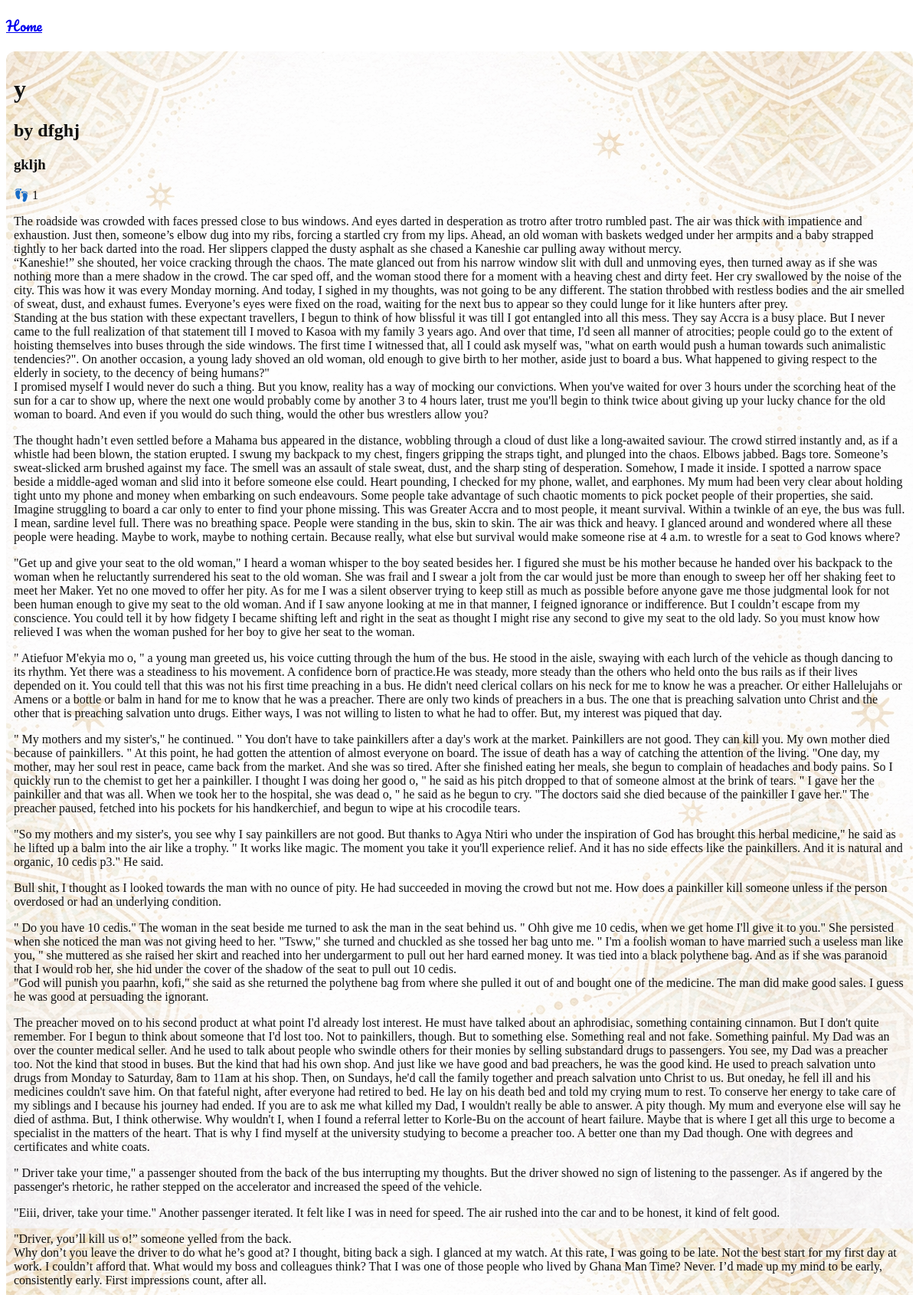
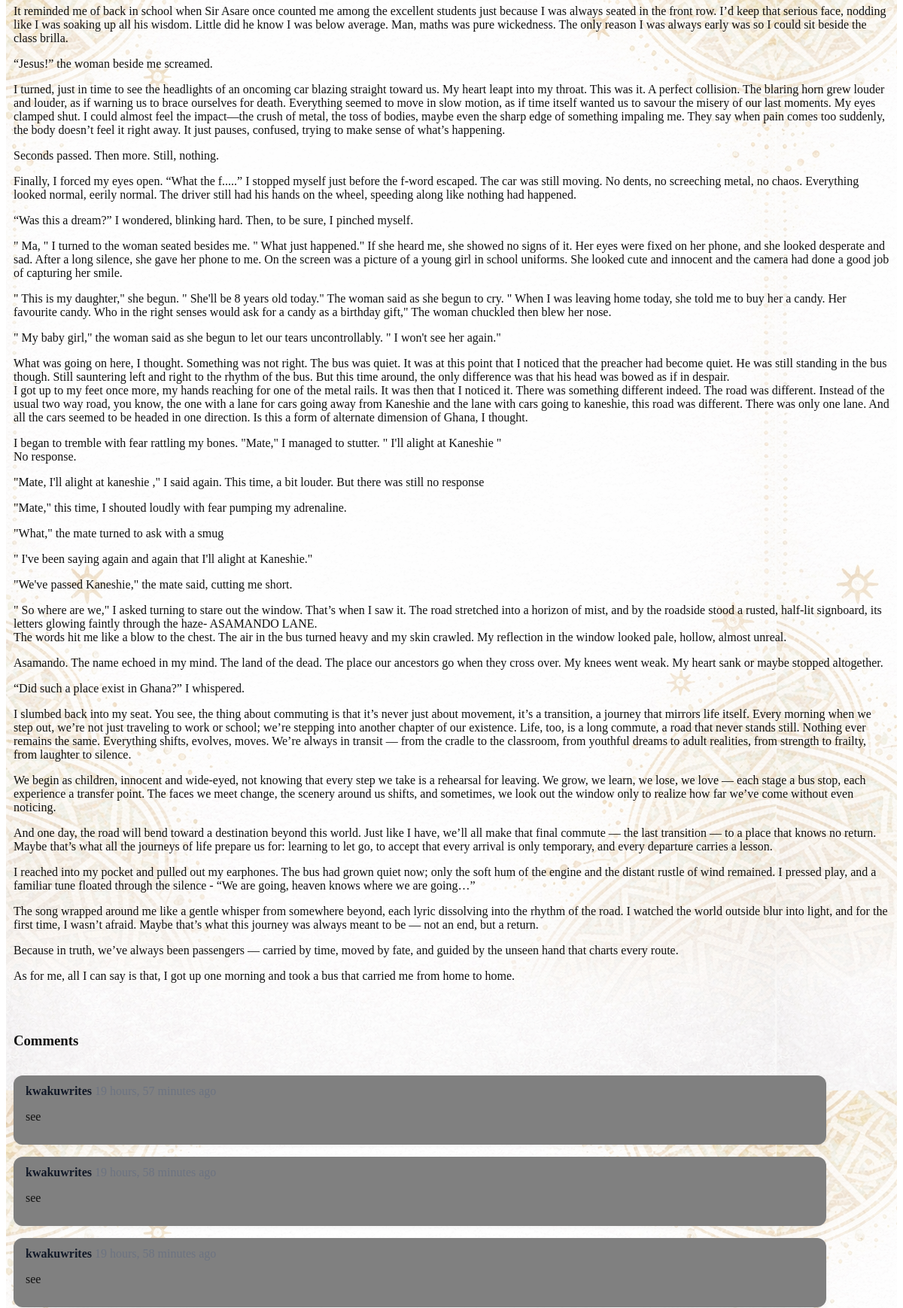
The page /books/y/read/1/screenpad/read_entry/ (upper part) on the database its author committed (2 pictures, top to bottom).
### screenpad/models.py (models this page shows, shortened)
class Book(models.Model):
    title = models.CharField(max_length=200)
    author = models.CharField(max_length=100)
    slug = models.SlugField(unique=True, blank=True)
    genre = models.ForeignKey(Genre, related_name="books", on_delete=models.CASCADE, null=True)
    published_date = models.DateField(auto_now_add=True)
    book_description = models.TextField()
    owner = models.ForeignKey(settings.AUTH_USER_MODEL, related_name='books', on_delete=models.CASCADE)
    slug = models.SlugField(unique=True)
    cover_image = models.ImageField( upload_to='book_covers/', default='book_covers/default_cover.png', blank=True, null=True)

class Entry(models.Model):
    book = models.ForeignKey('Book', related_name='entries', on_delete=models.CASCADE)
    title = models.CharField(max_length=200)
    content = models.TextField()
    created_at = models.DateTimeField(auto_now_add=True)
    order = models.PositiveIntegerField(editable=False)
    is_published = models.BooleanField(default=False)
    footprints = models.PositiveIntegerField(default=0)
    entry_id = models.AutoField(primary_key=True)
    visitors  = models.ManyToManyField(settings.AUTH_USER_MODEL, blank=True, related_name = 'visited_entries')
    class Meta:
        ordering = ['order']

class Comment(models.Model):
    entry = models.ForeignKey(Entry, on_delete=models.CASCADE, related_name='comments')
    user = models.ForeignKey(settings.AUTH_USER_MODEL, on_delete=models.CASCADE)
    content = models.TextField()
    created_at = models.DateTimeField(auto_now_add=True)
    class Meta:
        ordering =['-created_at']

### screenpad/views.py (the view)
# urls.py: path("books/<slug:book_slug>/read/<int:order>/", views.read_entry, name="read_entry"),
def read_entry(request, book_slug, order):
    book = get_object_or_404(Book, slug=book_slug)
    entry = get_object_or_404(book.entries.all(), order=order )
    if request.user.is_authenticated and request.user not in entry.visitors.all():
        entry.visitors.add(request.user)
        entry.footprints = entry.visitors.count()
        entry.save()
    book_slug = book.slug
    like_count = entry.likes.count()
    comments = entry.comments.all()
    if request.method == "POST":
        if request.user.is_authenticated:
            form = CommentForm(request.POST)
            if form.is_valid():
                comment = form.save(commit=False)
                comment.entry = entry
                comment.user = request.user
                comment.save()
            redirect('read_entry.html', slug=book_slug, order=entry.order)
        else:
            return redirect('login')
    else:
        form = CommentForm(prefix='comment')
    return render(request, 'screenpad/read_entry.html', {'book': book, 'entry': entry , 'comments': comments, 'form': form, 'book_slug': book_slug , 'like_count': like_count})

### screenpad/templates/screenpad/read_entry.html (shortened to what this page needs)
{% extends "screenpad/base.html" %}
{% block content %}
<div class="read-content">
    <h1>{{ book.title }}</h1>
    <h2>by {{ book.author }}</h2>
    <h3>{{ entry.title }}</h3>
    {% include 'screenpad/engagement_bar.html' with entry=entry book_slug=book.slug footprints=entry.footprints likes_count=likes_count reader_view=True %}
    <p>{{ entry.content| linebreaks }}</p>
    <section class="comments-section">
        <h3>Comments</h3>
        {% for comment in comments %}
            <div class="comment-bubble">
                <div class="comment-header">
                    <span class="comment-user">{{comment.user.username}}</span>
                    <span class="comment-time">
                    </span>
                </div>
                <div class="comment-body">
                    <p>{{ comment.content| linebreaksbr }}</p>
                </div>
            </div>
        {% endfor %}
    </section>
</div>
{% endblock %}

### screenpad/static/css/style.css (style rules this page uses)
body { background-image: url(../images/background.jpg) ; }
.read-content { color: #111; font-weight: 500; }
.comments-section { margin-top: 3rem; display: flex; flex-direction: column; gap: 1rem; }
.comment-bubble { padding: 0.75rem 1rem; border-radius: 12px; box-shadow: 0 2px 6px rgba(0,0,0,0.05); max-width: 90%; background: gray; }
.comment-user { font-weight: 600; color: #111827; }
.comment-time { color: #6b7280; }
.read-content { background-image: url(../images/reading.png); border-radius: 12px; padding: 10px; }

### rows shown on the page
Book: title "y", author "dfghj"
Entry: title "gkljh", content "The roadside was crowded with faces pressed close to bus windows. And eyes darted in desperation as trotro after trotro rumbled past. The air was thick with impatience and exhaustion. Just then, someone’s elbow dug into my ribs, forcing a startled cry from my lips. Ahead, an old woman with baskets wedged under her armpits and a baby strapped tightly to her back darted into the road. Her slippers clapped the dusty asphalt as she chased a Kaneshie car pulling away without mercy. “Kaneshie!” she shouted, her voice cracking through the chaos. The mate glanced out from his narrow window slit with dull and unmoving eyes, then turned away as if she was nothing more than a mere shadow in the crowd.…"
Comment: user.username "kwakuwrites", content "see"
Comment: user.username "kwakuwrites", content "see"
Comment: user.username "kwakuwrites", content "see"

### other values the page prints
{{ footprints }} "1"
